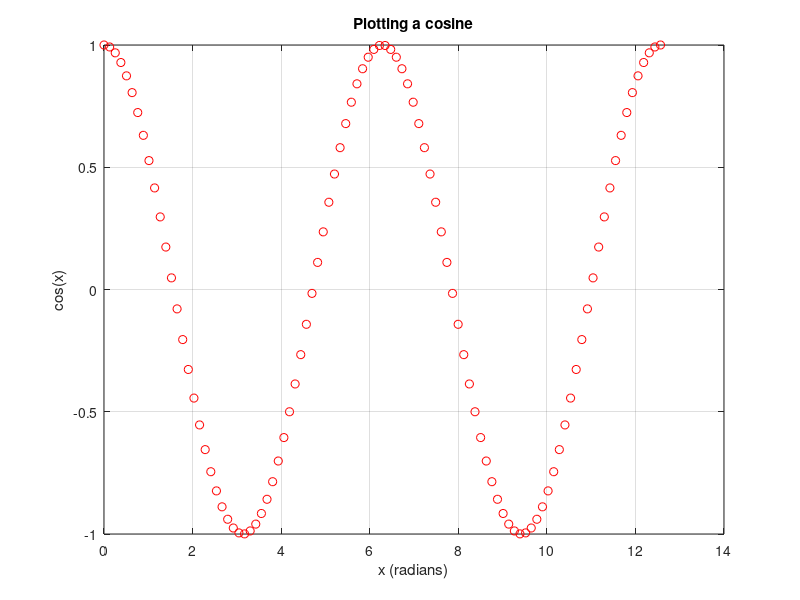

Recreate this plot in MATLAB.
% Simple script to plot a cosine
% vector x takes only 10 values
x = linspace(0, 4*pi, 100);
y = cos(x);
plot(x,y, 'ro')
xlabel('x (radians)')
ylabel('cos(x)')
title('Plotting a cosine')
grid on
